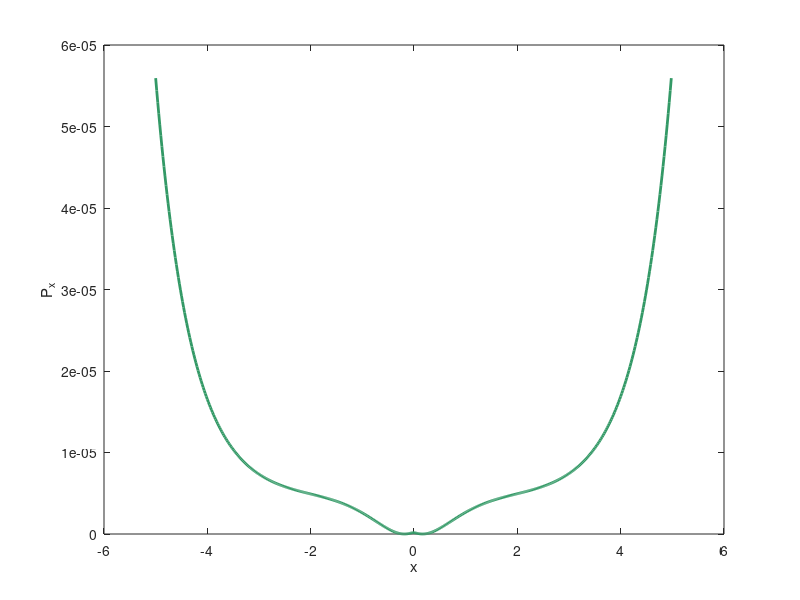

This chart was generated by the following MATLAB code:
clc
clear
close all

N=1001;
a=0.01;
epsilon=1e-4;

%Position operator
x = [];
for i= -5:a:5
  x = [x i];
end
X=diag(x);
%Momentum operator
P=diag(ones(1,N-1),1)+diag(-1*ones(1,N-1),-1);
P(1,N)=-1;
P(N,1)=1;
P=P/(-1i*a*2);
%Potential energy operator
v = [];
for i= -5:a:5
  v = [v -1/(epsilon+abs(i))];
end
V=diag(v);

%Hamiltonian operator
H=P*P/2+V;
[eig_vectors,eig_values]=eig(H);
eigvalue=diag(eig_values);

psi=eig_vectors(:,5); %determine the state by choocing the eig_vector

PSI=[];
k=1;
for i=1:500
    PSI(i)=psi(i*2);
end

%plot
xrange=-5:a*2:4.98;
plot(xrange,PSI.^2,'LineWidth',2,'Color',[0.2 0.6 0.4]);
%ylim([0,4.1e-3]);
ylabel('P_{x}')
xlabel('x')
